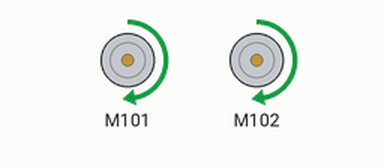
This sketch was run on a simulated Arduino Uno, built with avr-gcc and run on an emulated ATmega328P. Parts: 2 × DC motor (green arrow = forward, orange = backward, longer = faster).

Above: at 1.0 s.
At 2.5 s:
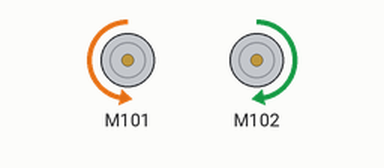
At 4.0 s:
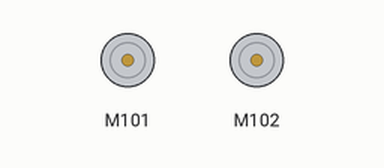
Timing chart, 0 to 6.5 s (numbered marks = the images above):
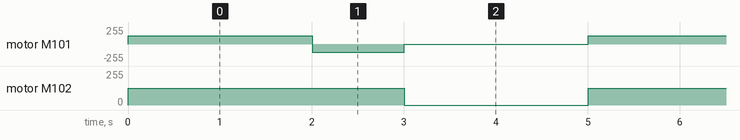

The sketch:

mouseDroid.a.ino
```cpp
#include "Grove_I2C_Motor_Driver.h"
#define I2C_ADDRESS 0x0f

void setup() {
  Motor.begin(I2C_ADDRESS);
}

void loop() {
  // Set speed of MOTOR1
  // Speeds are set as such: clockwise is positive, anticlockwise is negative
  // Speeds can be between -100 and 100
  Motor.speed(MOTOR1, 50);
  Motor.speed(MOTOR2, 50);
  delay(2000);
  Motor.speed(MOTOR1, -50);
  delay(1000);
  Motor.stop(MOTOR1);
  Motor.stop(MOTOR2);
  delay(2000);

}
```

Measured:
- by itself, motor M101: repeats every 5.0 s: backward 127/255 1.0 s, stopped 2.0 s, forward 127/255 2.0 s
- by itself, motor M102: alternates forward 127/255 for 3.0 s and stopped for 2.0 s
